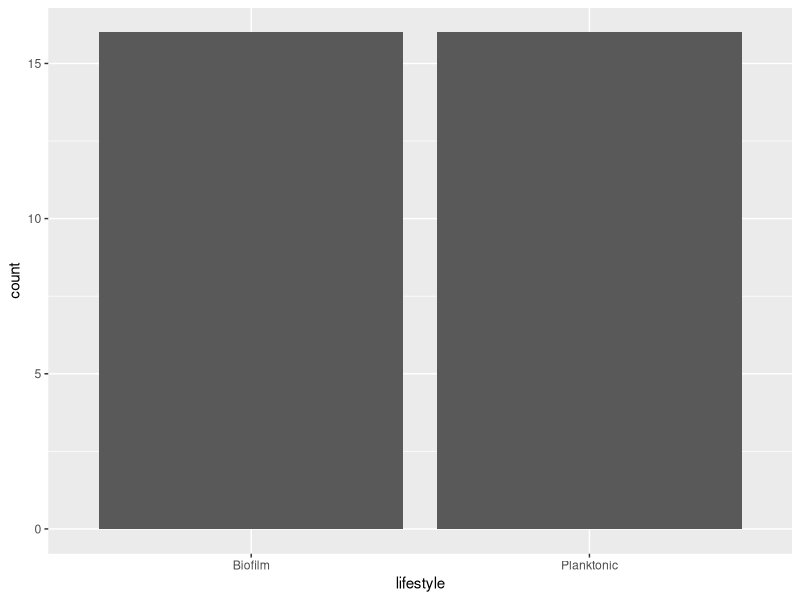
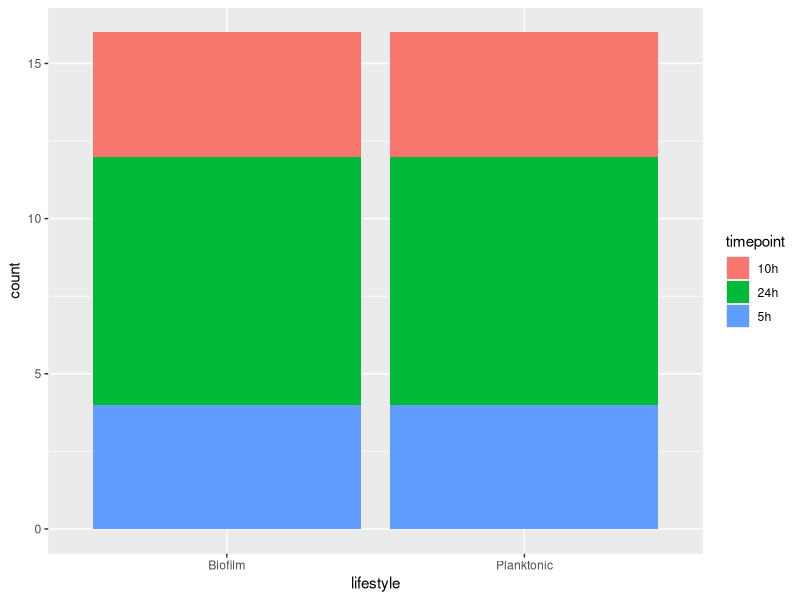
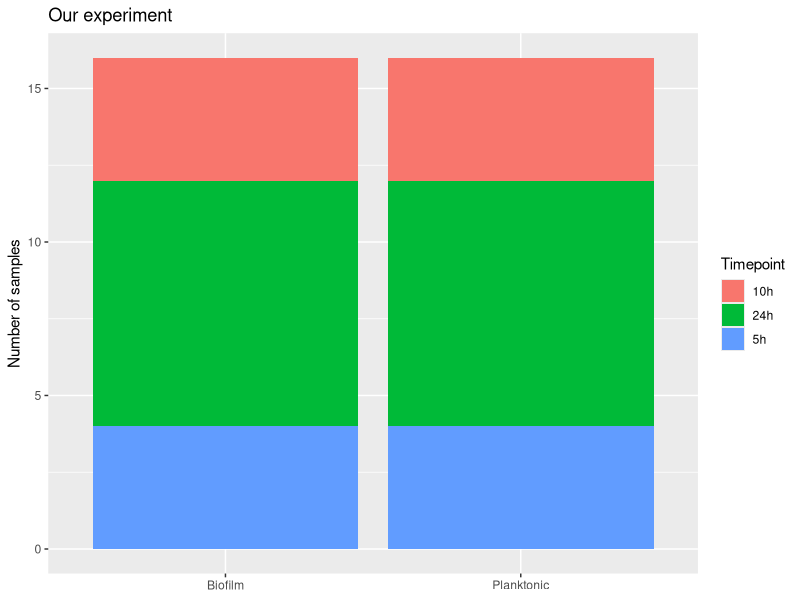

Generate these figures, in order, with R:
## ---- chunk 1
library(tidyverse)
library(here)   # here() builds paths from the project root, so they work wherever you run this
meta <- read_tsv(here("project/data", "metadata.tsv"), show_col_types = FALSE)
## ---- chunk 2
ggplot(meta, aes(x = lifestyle)) +   # data + aesthetic
  geom_bar()                         # geom: one bar per group
## ---- chunk 3
ggplot(meta, aes(x = lifestyle, fill = timepoint)) +
  geom_bar()
## ---- chunk 4
ggplot(meta, aes(x = lifestyle, fill = timepoint)) +
  geom_bar() +
  labs(title = "Our experiment", x = NULL, y = "Number of samples", fill = "Timepoint")
